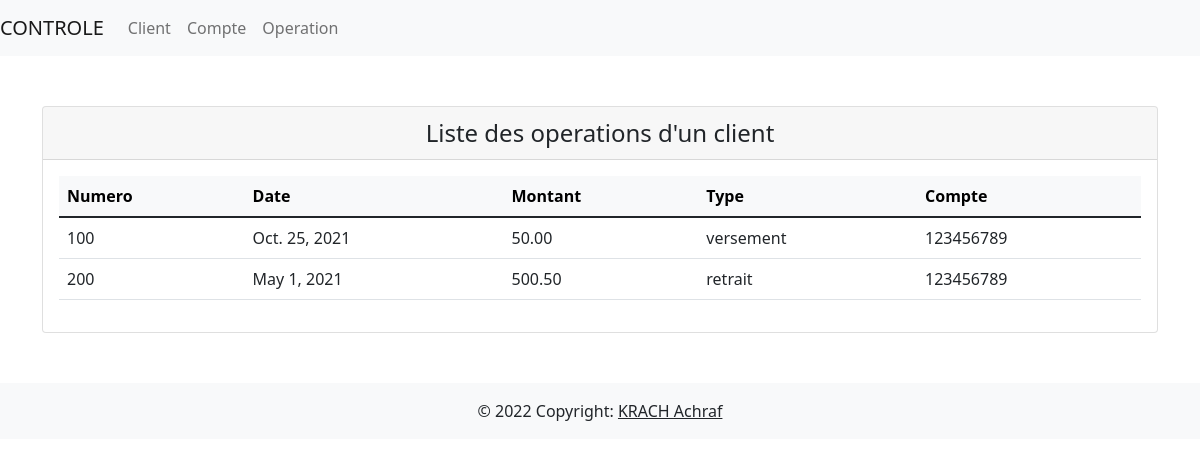
The app's page /controle/operations_client/c100, older data.
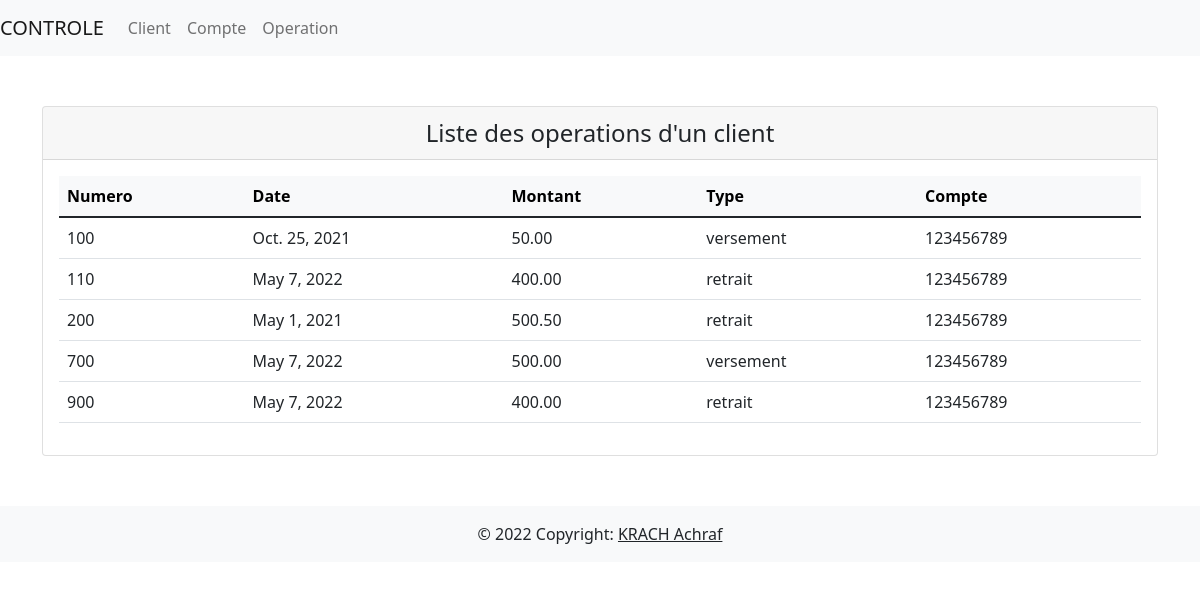
The same page, newer data.
### krach_achraf/models.py (models this page shows, shortened)
class Operation(models.Model):
    types = [
        ('versement', 'versement'),
        ('retrait', 'retrait')
    ]
    numOperation = models.IntegerField(primary_key=True)
    dateOperation = models.DateField()
    montant = models.DecimalField(max_digits=6, decimal_places=2)
    typeOperation = models.CharField(max_length=10, choices=types)
    compte = models.ForeignKey(Compte, on_delete=models.CASCADE)

class Compte(models.Model):
    num = models.CharField(max_length=16)
    dateCreation = models.DateField()
    solde = models.DecimalField(max_digits=10, decimal_places=2)
    client = models.ForeignKey(Client, on_delete=models.CASCADE)

### krach_achraf/views.py (the view)
# urls.py: path('operations_client/<str:code>', views.get_operations_client, name='get_operations_client'),
def get_operations_client(request, code):
    operations = Operation.objects.select_related('compte__client').filter(compte__client=code)
    return render(request, 'listes/operations.html', {'operations': operations})

### templates/listes/operations.html
{% extends 'index.html' %}
{% block content %}
    <div class="card">
        <div class="card-header" style="text-align: center; font-size: x-large">Liste des operations d'un client</div>
        <div class="card-body">
            <table class="table table-hover">
                <thead  class="table-light">
                <tr>
                    <th>Numero</th>
                    <th>Date</th>
                    <th>Montant</th>
                    <th>Type</th>
                    <th>Compte</th>
                </tr>
                </thead>
                <tbody>
                {% for operation in operations %}
                    <tr>
                        <td>{{ operation.numOperation }}</td>
                        <td>{{ operation.dateOperation }}</td>
                        <td>{{ operation.montant }}</td>
                        <td>{{ operation.typeOperation }}</td>
                        <td>{{ operation.compte.num }}</td>
                    </tr>
                {% endfor %}
                </tbody>
            </table>
        </div>
    </div>
{% endblock content %}

### templates/index.html (shortened to what this page needs)
<!DOCTYPE html>
<html lang="en">
<head>
    {% load static %}
    <link rel="stylesheet" href="{% static 'style/style.css' %}">
    <link href="https://cdn.jsdelivr.net/npm/bootstrap@5.1.3/dist/css/bootstrap.min.css" rel="stylesheet"
>
</head>
<body>
{% include 'layout/header.html' %}
<div class="container content">
    {% block content %}
    {% endblock content %}
</div>
{% include 'layout/footer.html' %}
</body>
</html>

### templates/layout/header.html (shortened to what this page needs)
<nav class="navbar navbar-expand-lg navbar-light bg-light">
    <a class="navbar-brand" href="#">CONTROLE</a>
    <div class="collapse navbar-collapse" id="navbarSupportedContent">
        <ul class="navbar-nav mr-auto">
            <li class="nav-item active">
                <a class="nav-link" href="/controle/clients">Client</a>
            </li>
        <li class="nav-item active">
                <a class="nav-link" href="/controle/add_compte">Compte</a>
            </li>   <li class="nav-item active">
                <a class="nav-link" href="/controle/add_operation">Operation</a>
            </li>
        </ul>
    </div>
</nav>

### templates/layout/footer.html
<footer class="bg-light  text-center text-lg-start">
    <div class="text-center p-3">
        © 2022 Copyright:
        <a class="text-dark" href="#">KRACH Achraf</a>
    </div>
</footer>

### controle/static/style/style.css (style rules this page uses)
.content { padding: 50px; }

Row changes from the older to the newer data that the page shows:
added Operation: numOperation "110", dateOperation "May 7, 2022", montant "400.00", typeOperation "retrait", compte.num "123456789"
added Operation: numOperation "700", dateOperation "May 7, 2022", montant "500.00", typeOperation "versement", compte.num "123456789"
added Operation: numOperation "900", dateOperation "May 7, 2022", montant "400.00", typeOperation "retrait", compte.num "123456789"
